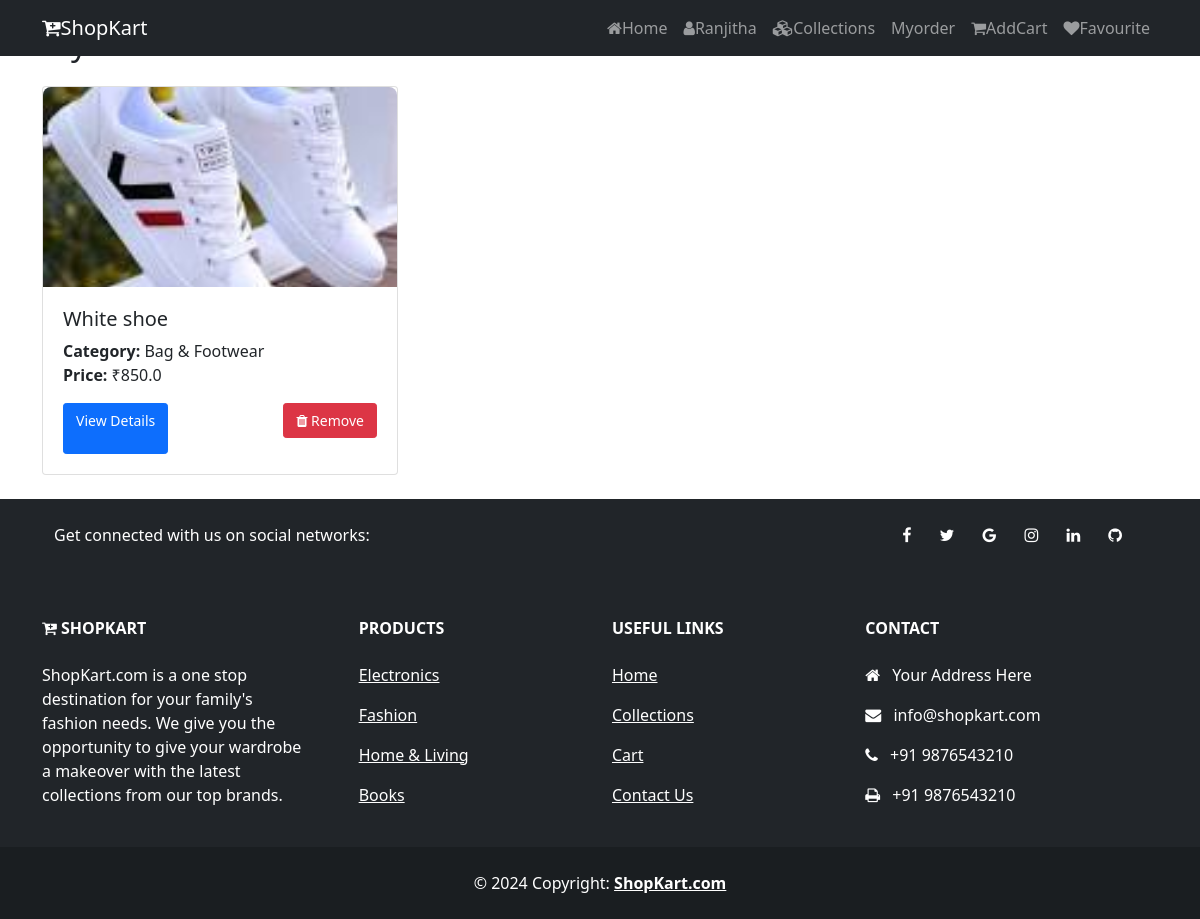
Page /favourites/ (signed in) on the committed database.
### sample_django/models.py (models this page shows, shortened)
class Favourite(models.Model):
    user = models.ForeignKey(User, on_delete=models.CASCADE)
    product = models.ForeignKey(Product, on_delete=models.CASCADE)
    created_at = models.DateTimeField(auto_now_add=True)

class Product(models.Model):
    category = models.ForeignKey(Catagory, on_delete=models.CASCADE)
    name = models.CharField(max_length=150)
    vendor = models.CharField(max_length=150)
    product_image = models.ImageField(upload_to=getFileName, blank=True, null=True)
    quantity = models.IntegerField()
    original_price = models.FloatField()
    selling = models.FloatField()
    description = models.TextField(max_length=500)
    status = models.BooleanField(default=False, help_text='0-show,1-Hidden')
    trending = models.BooleanField(default=False, help_text='0-default,1-Trending')
    created_at = models.DateTimeField(auto_now_add=True)

class Catagory(models.Model):
    name = models.CharField(max_length=150)
    image = models.ImageField(upload_to=getFileName, blank=True, null=True)
    description = models.TextField(max_length=500)
    status = models.BooleanField(default=False, help_text='0-show,1-Hidden')
    created_at = models.DateTimeField(auto_now_add=True)

### sample_django/views.py (the view)
# urls.py: path('favourites/', views.favourites, name="favourites"),
@login_required
def favourites(request):
    if not request.user.is_authenticated:
        messages.warning(request, "Please login to view your favourites")
        return redirect('login')
    favourites = Favourite.objects.filter(user=request.user).select_related('product', 'product__category')
    return render(request, 'shop/favourite.html', {'favourites': favourites})

### sample_django/templates/shop/favourite.html (shortened to what this page needs)
{% extends 'shop/layouts/main.html' %}
{% load static %}
{% block content %}
<div class="container mt-4">
    <div class="row">
        <div class="col-md-12">
            <h2 class="mb-4">My Favourite Products</h2>
            {% if favourites %}
                <div class="row">
                    {% for fav in favourites %}
                        <div class="col-md-4 mb-4">
                            <div class="card">
                                {% if fav.product.product_image %}
                                    <img src="{{ fav.product.product_image.url }}" class="card-img-top" alt="{{ fav.product.name }}" style="height: 200px; object-fit: cover;">
                                {% else %}
                                    <img src="{% static 'images/placeholder.jpg' %}" class="card-img-top" alt="{{ fav.product.name }}" style="height: 200px; object-fit: cover;">
                                {% endif %}
                                <div class="card-body">
                                    <h5 class="card-title">{{ fav.product.name }}</h5>
                                    <p class="card-text">
                                        <strong>Category:</strong> {{ fav.product.category.name }}<br>
                                        <strong>Price:</strong> ₹{{ fav.product.selling }}
                                    </p>
                                    <div class="d-flex justify-content-between">
                                        <a href="{% url 'product_details' fav.product.category.name fav.product.name %}" class="btn btn-primary btn-sm">View Details</a>
                                        <form method="post" action="{% url 'remove_from_favourites' fav.id %}" style="display: inline;">
                                            <button type="submit" class="btn btn-danger btn-sm" onclick="return confirm('Are you sure you want to remove this from favourites?')">
                                                <i class="fa fa-trash"></i> Remove
                                            </button>
                                        </form>
                                    </div>
                                </div>
                            </div>
                        </div>
                    {% endfor %}
                </div>
            {% else %}
                <div class="alert alert-info">
                    <h4>No favourites yet!</h4>
                    <p>You haven't added any products to your favourites yet.</p>
                    <a href="{% url 'collections' %}" class="btn btn-primary">Browse Products</a>
                </div>
            {% endif %}
        </div>
    </div>
</div>
{% endblock %}

### sample_django/templates/shop/inc/navbar.html (shortened to what this page needs)
<nav class="navbar navbar-expand-lg navbar-dark bg-dark fixed-top">
  <div class="container">
    <a class="navbar-brand" href="{% url 'home' %}"><i class="fa fa-cart-plus"></i>ShopKart</a>
    <div class="collapse navbar-collapse" id="navbarNavAltMarkup">
      <div class="navbar-nav ms-auto">
        <a class="nav-link" aria-current="page" href="{% url 'home' %}"><i class="fa fa-home"></i>Home</a>
        {% if request.user.is_authenticated %}
        <a class="nav-link" aria-current="page" href="{% url 'dashboard' %}"><i class="fa fa-user"></i>{{request.user}}</a>
        {% else %}
        <a class="nav-link" href="{% url 'login' %}"><i class="fa fa-sign-in"></i>Login</a>
        <a class="nav-link" href="{% url 'reg' %}"><i class="fa fa-users"></i>Register</a>
        {% endif %}
        <a class="nav-link" href="{% url 'collections' %}"><i class="fa fa-cubes"></i>Collections</a>
        <a class="nav-link" href="{% url 'my_orders' %}">Myorder</a>
        <a class="nav-link" href="{% url 'cart' %}"><i class="fa fa-shopping-cart"></i>AddCart</a>
        <a class="nav-link" href="{% url 'favourites' %}"><i class="fa fa-heart"></i>Favourite</a>
      </div>
    </div>
  </div>
</nav>

### static/css/style.css (style rules this page uses)
.btn-sm { font-size: 0.875rem; padding: 0.375rem 0.75rem; }
.card-img-top { border-radius: 0.5rem 0.5rem 0 0; }
.card-body { padding: 1.25rem; }

### rows in the picture
Favourite: product.product_image (picture), product.name "White shoe", product.category.name "Bag & Footwear", product.selling "850.0"

### other values in the picture
{{ request.user }} "Ranjitha"
